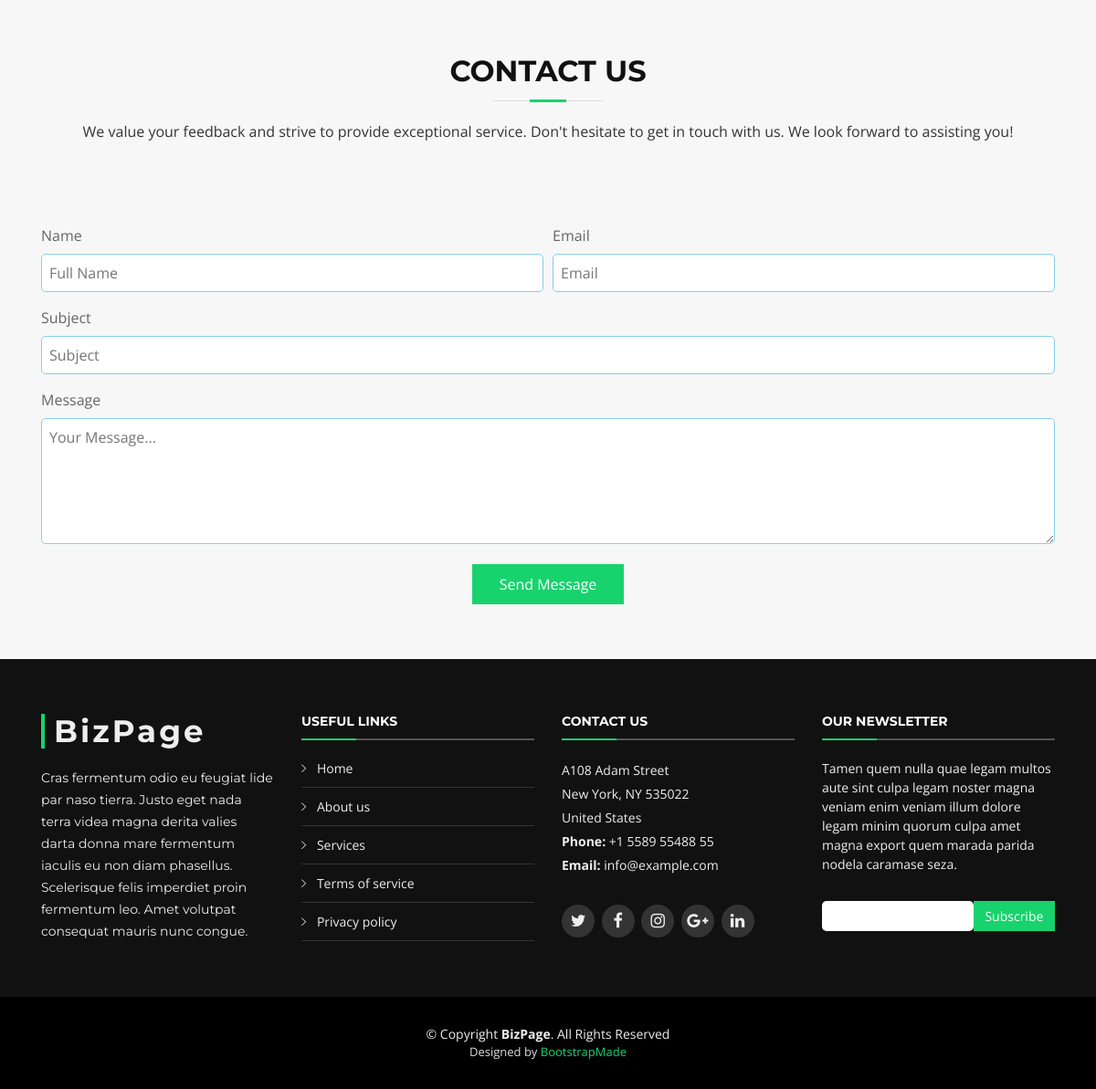
/ (lower part), run on an earlier commit of the app's database.
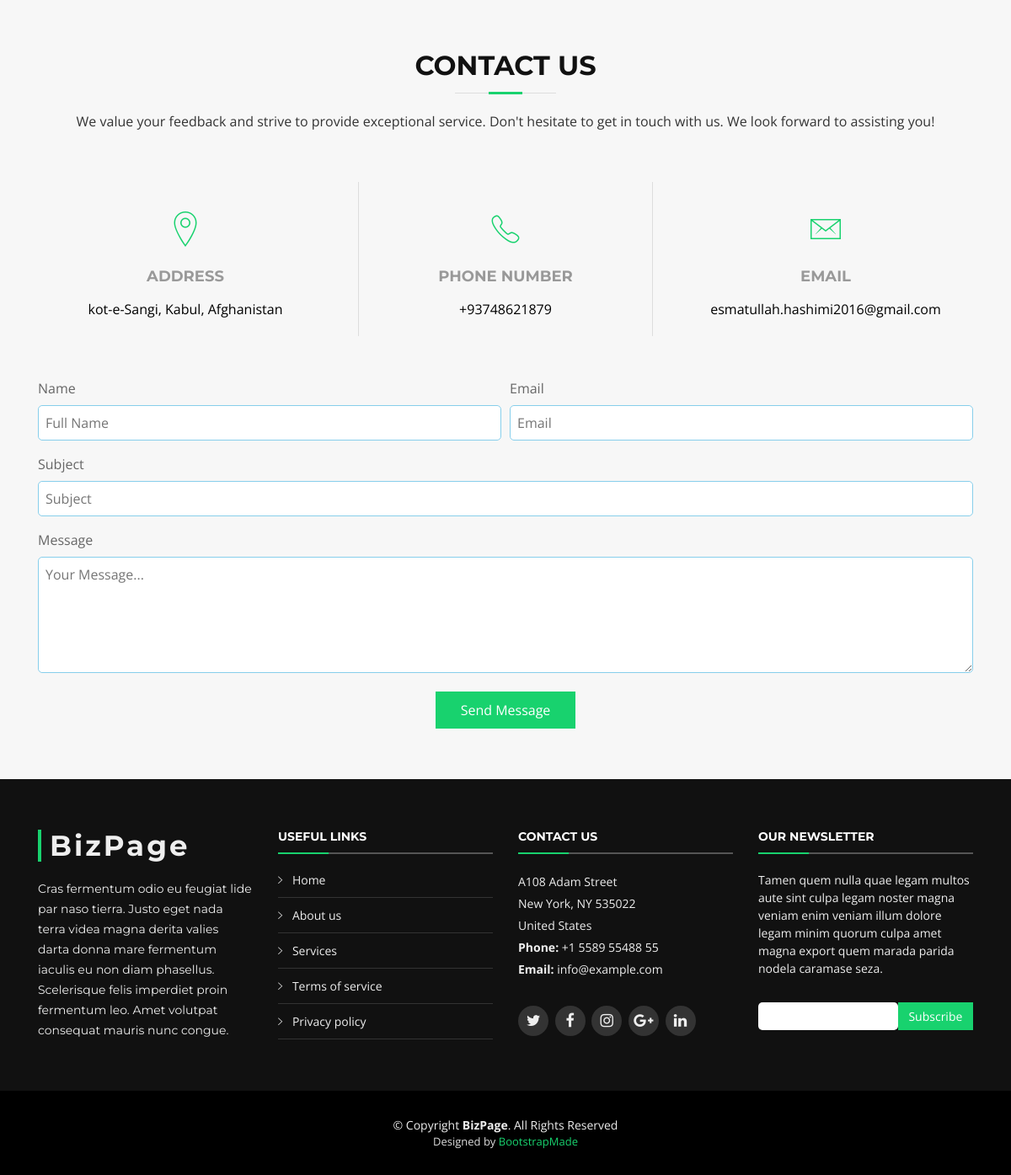
And on a later commit of the database.
### blog/models.py (models this page shows, shortened)
class Contact(models.Model):
    email = models.EmailField(max_length=100)
    phone = models.IntegerField()
    address = models.CharField(max_length=250)

### blog/views.py (the view, shortened to what this page needs)
# urls.py: path('', views.index, name='index'),
def index(request):
    blogs = Post.objects.all().order_by('-created_at')[:3]
    project = Project.objects.all().order_by('-created_at')[:3]
    comments = Comment.objects.select_related('user').order_by('-created_at')[:5]
    skills = Skill.objects.all()
    team = Team.objects.all()
    contact = Contact.objects.all()
    query_form = QueryForm()
    context = {
        'comments':comments,
        'blogs':blogs,
        'project':project,
        'team_member':team,
        'query_form':query_form,
        'contact':contact,
        'skills':skills,
        }
    return render(request, 'index.html', context)

### blog/forms.py
class QueryForm(forms.ModelForm):
    class Meta:
        model = Query
        fields = "__all__"
        widgets = {
            'message': forms.Textarea(attrs={
                'placeholder':'Your Message...',
                'rows':5
                }),
            'name': forms.TextInput(attrs={'placeholder':'Full Name'}),
            'email': forms.TextInput(attrs={'placeholder':'Email'}),
            'subject': forms.TextInput(attrs={'placeholder':'Subject'}),
        }

### templates/index.html (shortened to what the changed rows need)
{% load static %}
{% load i18n %}
<!DOCTYPE html>
<html lang="en">
<head>
  {% include './links/link.html' %}
</head>
<body>
  <main id="main">
    <section id="contact" class="section-bg">
      <div class="container" data-aos="fade-up">
        <div class="row contact-info">
          {% for info in contact %}
          <div class="col-md-4">
            <div class="contact-address">
              <i class="ion-ios-location-outline"></i>
              <h3>Address</h3>
              <address>{{info.address}}</address>
            </div>
          </div>
          <div class="col-md-4">
            <div class="contact-phone">
              <i class="ion-ios-telephone-outline"></i>
              <h3>Phone Number</h3>
              <p><a href="tel:+155895548855">+{{info.phone}}</a></p>
            </div>
          </div>
          <div class="col-md-4">
            <div class="contact-email">
              <i class="ion-ios-email-outline"></i>
              <h3>Email</h3>
              <p><a href="mailto:info@example.com">{{info.email}}</a></p>
            </div>
          </div>
          {% endfor %}
        </div>
      </div>
    </section>
  </main>
</body>
</html>

What changed in the data, as far as the page shows it:
added Contact: address "kot-e-Sangi, Kabul, Afghanistan", phone "93748621879", email "esmatullah.hashimi2016@gmail.com"
